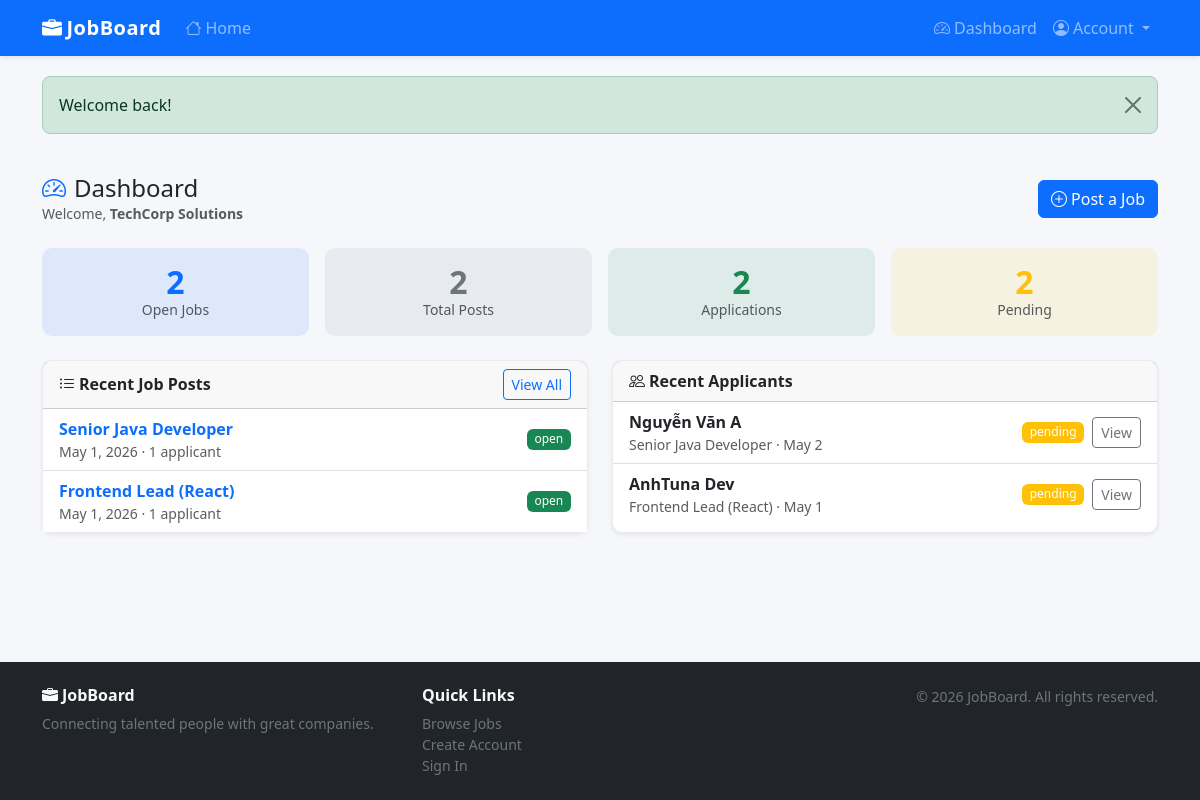
The page /employer/dashboard.php (signed in) on the database its author committed.
### tables this page shows
CREATE TABLE `employer_profiles` (
  `id`                       int(10) UNSIGNED NOT NULL AUTO_INCREMENT,
  `user_id`                  int(10) UNSIGNED NOT NULL,
  `company_name`             varchar(200)     NOT NULL DEFAULT '',
  `description`              text             DEFAULT NULL,
  `logo_path`                varchar(255)     DEFAULT NULL,
  `website`                  varchar(255)     DEFAULT NULL,
  `address`                  varchar(255)     DEFAULT NULL,
  `no_employees`             int(10) UNSIGNED DEFAULT NULL COMMENT 'Number of employees',
  `business_registration_no` varchar(50)      DEFAULT NULL COMMENT 'Số đăng ký kinh doanh',
  PRIMARY KEY (`id`),
  UNIQUE KEY `uq_ep_user` (`user_id`),
  CONSTRAINT `fk_ep_user` FOREIGN KEY (`user_id`) REFERENCES `users` (`id`) ON DELETE CASCADE
);

CREATE TABLE `job_posts` (
  `id`           int(10) UNSIGNED NOT NULL AUTO_INCREMENT,
  `employer_id`  int(10) UNSIGNED NOT NULL,
  `title`        varchar(200)     NOT NULL,
  `description`  text             NOT NULL,
  `requirements` text             DEFAULT NULL,
  `salary`       varchar(100)     DEFAULT NULL COMMENT 'DEPRECATED — use salary_min/salary_max',
  `salary_min`   bigint(20)       DEFAULT NULL,
  `salary_max`   bigint(20)       DEFAULT NULL,
  `currency`     enum('VND','USD','EUR') NOT NULL DEFAULT 'VND',
  `end_date`     date             DEFAULT NULL COMMENT 'Application deadline',
  `recruit_type` enum('fulltime','parttime','online','offline') NOT NULL DEFAULT 'fulltime',
  `location`     varchar(150)     DEFAULT NULL,
  `category`     varchar(100)     DEFAULT NULL,
  `status`       enum('open','closed') NOT NULL DEFAULT 'open',
  `created_at`   datetime         NOT NULL DEFAULT current_timestamp(),
  PRIMARY KEY (`id`),
  KEY `idx_jp_employer`  (`employer_id`),
  KEY `idx_jp_status`    (`status`),
  KEY `idx_jp_created`   (`created_at`),
  KEY `idx_jp_end_date`  (`end_date`),
  CONSTRAINT `fk_jp_employer` FOREIGN KEY (`employer_id`) REFERENCES `employer_profiles` (`id`) ON DELETE CASCADE
);

CREATE TABLE `applications` (
  `id`           int(10) UNSIGNED NOT NULL AUTO_INCREMENT,
  `job_id`       int(10) UNSIGNED NOT NULL,
  `jobseeker_id` int(10) UNSIGNED NOT NULL,
  `cover_letter` text             DEFAULT NULL,
  `status`       enum('pending','approved','rejected') NOT NULL DEFAULT 'pending',
  `applied_at`   datetime         NOT NULL DEFAULT current_timestamp(),
  PRIMARY KEY (`id`),
  UNIQUE KEY `uq_jobseeker_employer_active` (`job_id`,`jobseeker_id`),
  KEY `idx_app_jobseeker` (`jobseeker_id`),
  CONSTRAINT `fk_app_job`    FOREIGN KEY (`job_id`)       REFERENCES `job_posts`          (`id`) ON DELETE CASCADE,
  CONSTRAINT `fk_app_seeker` FOREIGN KEY (`jobseeker_id`) REFERENCES `jobseeker_profiles` (`id`) ON DELETE CASCADE
);

CREATE TABLE `jobseeker_profiles` (
  `id`          int(10) UNSIGNED NOT NULL AUTO_INCREMENT,
  `user_id`     int(10) UNSIGNED NOT NULL,
  `fullname`    varchar(150)     NOT NULL DEFAULT '',
  `phone`       varchar(30)      DEFAULT NULL,
  `bio`         text             DEFAULT NULL,
  `cv_path`     varchar(255)     DEFAULT NULL,
  `avatar_path` varchar(255)     DEFAULT NULL,
  `last_update` datetime         DEFAULT NULL,
  `skills`      text             DEFAULT NULL COMMENT 'Comma-separated list of skills',
  `education`   varchar(255)     DEFAULT NULL,
  `location`    varchar(255)     DEFAULT NULL,
  `status`      enum('active','inactive') NOT NULL DEFAULT 'active',
  PRIMARY KEY (`id`),
  UNIQUE KEY `uq_jsp_user` (`user_id`),
  CONSTRAINT `fk_jsp_user` FOREIGN KEY (`user_id`) REFERENCES `users` (`id`) ON DELETE CASCADE
);

### includes/auth.php (called while the page is built, shortened)
<?php
function getCurrentUser(): ?array
{
    $pdo  = getDB();
    $role = $_SESSION['role'];
    if ($role === 'employer') {
        $stmt = $pdo->prepare(
            'SELECT u.*, ep.id AS profile_id, ep.company_name, ep.description,
                    ep.logo_path, ep.website, ep.address,
                    ep.no_employees, ep.business_registration_no
             FROM users u
             LEFT JOIN employer_profiles ep ON ep.user_id = u.id
             WHERE u.id = ?'
        );
    }
    $stmt->execute([$_SESSION['user_id']]);
    return $stmt->fetch() ?: null;
}

### employer/dashboard.php (the view, shortened to what this page needs)
<?php
require_once __DIR__ . '/../includes/auth.php';
$user = getCurrentUser();
try {
    $pdo = getDB();
    $statsStmt = $pdo->prepare(
        "SELECT
           (SELECT COUNT(*) FROM job_posts WHERE employer_id = ? AND status = 'open') AS open_jobs,
           (SELECT COUNT(*) FROM job_posts WHERE employer_id = ?) AS total_jobs,
           (SELECT COUNT(*) FROM applications a
            JOIN job_posts jp ON jp.id = a.job_id
            WHERE jp.employer_id = ?) AS total_apps,
           (SELECT COUNT(*) FROM applications a
            JOIN job_posts jp ON jp.id = a.job_id
            WHERE jp.employer_id = ? AND a.status = 'pending') AS pending_apps"
    );
    $epId = $user['profile_id'];
    $statsStmt->execute([$epId, $epId, $epId, $epId]);
    $stats = $statsStmt->fetch();
    $recentStmt = $pdo->prepare(
        "SELECT jp.id, jp.title, jp.status, jp.created_at,
                (SELECT COUNT(*) FROM applications WHERE job_id = jp.id) AS app_count
         FROM job_posts jp
         WHERE jp.employer_id = ?
         ORDER BY jp.created_at DESC LIMIT 5"
    );
    $recentStmt->execute([$epId]);
    $recentPosts = $recentStmt->fetchAll();
    $appStmt = $pdo->prepare(
        "SELECT a.id, a.status, a.applied_at,
                jp.title AS job_title, jp.id AS job_id,
                jsp.fullname, u.email
         FROM applications a
         JOIN job_posts jp ON jp.id = a.job_id
         JOIN jobseeker_profiles jsp ON jsp.id = a.jobseeker_id
         JOIN users u ON u.id = jsp.user_id
         WHERE jp.employer_id = ?
         ORDER BY a.applied_at DESC LIMIT 5"
    );
    $appStmt->execute([$epId]);
    $recentApps = $appStmt->fetchAll();
} catch (PDOException $e) {
    error_log($e->getMessage());
    $stats = ['open_jobs' => 0, 'total_jobs' => 0, 'total_apps' => 0, 'pending_apps' => 0];
    $recentPosts = $recentApps = [];
}
require_once __DIR__ . '/../includes/header.php';
?>
<div class="d-flex justify-content-between align-items-center mb-4">
  <div>
    <h4 class="mb-0">
      <i class="bi bi-speedometer2 me-2 text-primary"></i>Dashboard
    </h4>
    <p class="text-muted mb-0 small">
      Welcome, <strong><?= htmlspecialchars($user['company_name'] ?: $user['email']) ?></strong>
    </p>
  </div>
  <a href="/website/employer/post_job.php" class="btn btn-primary">
    <i class="bi bi-plus-circle me-1"></i>Post a Job
  </a>
</div>
<div class="row g-3 mb-4">
  <div class="col-6 col-md-3">
    <div class="card border-0 bg-primary bg-opacity-10 text-center py-3">
      <div class="fs-2 fw-bold text-primary"><?= $stats['open_jobs'] ?></div>
      <div class="small text-muted">Open Jobs</div>
    </div>
  </div>
  <div class="col-6 col-md-3">
    <div class="card border-0 bg-secondary bg-opacity-10 text-center py-3">
      <div class="fs-2 fw-bold text-secondary"><?= $stats['total_jobs'] ?></div>
      <div class="small text-muted">Total Posts</div>
    </div>
  </div>
  <div class="col-6 col-md-3">
    <div class="card border-0 bg-success bg-opacity-10 text-center py-3">
      <div class="fs-2 fw-bold text-success"><?= $stats['total_apps'] ?></div>
      <div class="small text-muted">Applications</div>
    </div>
  </div>
  <div class="col-6 col-md-3">
    <div class="card border-0 bg-warning bg-opacity-10 text-center py-3">
      <div class="fs-2 fw-bold text-warning"><?= $stats['pending_apps'] ?></div>
      <div class="small text-muted">Pending</div>
    </div>
  </div>
</div>
<div class="row g-4">
  <div class="col-lg-6">
    <div class="card shadow-sm h-100">
      <div class="card-header d-flex justify-content-between align-items-center">
        <strong><i class="bi bi-list-ul me-1"></i>Recent Job Posts</strong>
        <a href="/website/employer/manage_posts.php" class="btn btn-sm btn-outline-primary">View All</a>
      </div>
      <div class="card-body p-0">
        <?php if (empty($recentPosts)): ?>
          <p class="text-muted text-center py-4">No posts yet.</p>
        <?php else: ?>
          <div class="list-group list-group-flush">
            <?php foreach ($recentPosts as $post): ?>
              <div class="list-group-item d-flex justify-content-between align-items-center">
                <div>
                  <a href="/website/employer/edit_post.php?id=<?= $post['id'] ?>"
                     class="fw-semibold text-decoration-none">
                    <?= htmlspecialchars($post['title']) ?>
                  </a>
                  <div class="small text-muted">
                    <?= date('M j, Y', strtotime($post['created_at'])) ?>
                    · <?= $post['app_count'] ?> applicant<?= $post['app_count'] != 1 ? 's' : '' ?>
                  </div>
                </div>
                <span class="badge bg-<?= $post['status'] === 'open' ? 'success' : 'secondary' ?>">
                  <?= $post['status'] ?>
                </span>
              </div>
            <?php endforeach; ?>
          </div>
        <?php endif; ?>
      </div>
    </div>
  </div>
  <div class="col-lg-6">
    <div class="card shadow-sm h-100">
      <div class="card-header">
        <strong><i class="bi bi-people me-1"></i>Recent Applicants</strong>
      </div>
      <div class="card-body p-0">
        <?php if (empty($recentApps)): ?>
          <p class="text-muted text-center py-4">No applications yet.</p>
        <?php else: ?>
          <div class="list-group list-group-flush">
            <?php foreach ($recentApps as $app): ?>
              <div class="list-group-item d-flex justify-content-between align-items-center">
                <div>
                  <div class="fw-semibold"><?= htmlspecialchars($app['fullname'] ?: $app['email']) ?></div>
                  <div class="small text-muted">
                    <?= htmlspecialchars($app['job_title']) ?> ·
                    <?= date('M j', strtotime($app['applied_at'])) ?>
                  </div>
                </div>
                <div class="d-flex align-items-center gap-2">
                  <span class="badge bg-<?= ['pending'=>'warning','approved'=>'success','rejected'=>'danger'][$app['status']] ?>">
                    <?= $app['status'] ?>
                  </span>
                  <a href="/website/employer/applicants.php?job_id=<?= $app['job_id'] ?>"
                     class="btn btn-sm btn-outline-secondary">View</a>
                </div>
              </div>
            <?php endforeach; ?>
          </div>
        <?php endif; ?>
      </div>
    </div>
  </div>
</div>
<?php require_once __DIR__ . '/../includes/footer.php'; ?>

### assets/css/style.css (style rules this page uses)
html { scroll-padding-top: 70px; }
body { font-family: 'Segoe UI', system-ui, -apple-system, sans-serif; background-color: #f5f7fa; color: #212529; padding-top: 60px; display: flex; flex-direction: column; min-height: 100vh; }
.card { border: 1px solid rgba(0, 0, 0, .08); border-radius: .625rem; }
.badge { font-weight: 500; }
.card .fs-2 { line-height: 1.1; }

### rows shown on the page
employer_profiles: company_name "TechCorp Solutions"
job_posts: title "Senior Java Developer", created_at "May 1, 2026", app_count "1", status "open"
job_posts: title "Frontend Lead (React)", created_at "May 1, 2026", app_count "1", status "open"
applications: jobseeker.fullname "Nguyễn Văn A", job.title "Senior Java Developer", applied_at "May 2", status "pending"
applications: jobseeker.fullname "AnhTuna Dev", job.title "Frontend Lead (React)", applied_at "May 1", status "pending"

### other values the page prints
$flash['msg'] "Welcome back!"
$stats['open_jobs'] "2"
$stats['total_jobs'] "2"
$stats['total_apps'] "2"
$stats['pending_apps'] "2"
